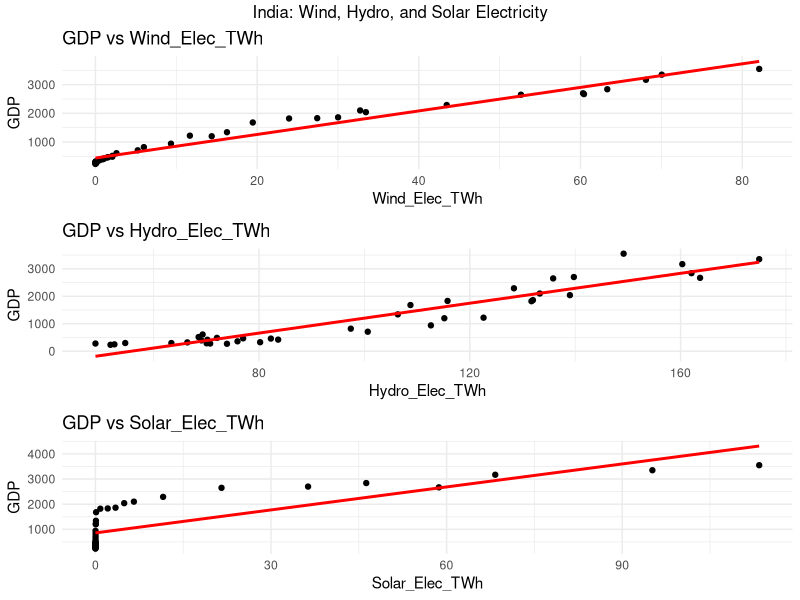
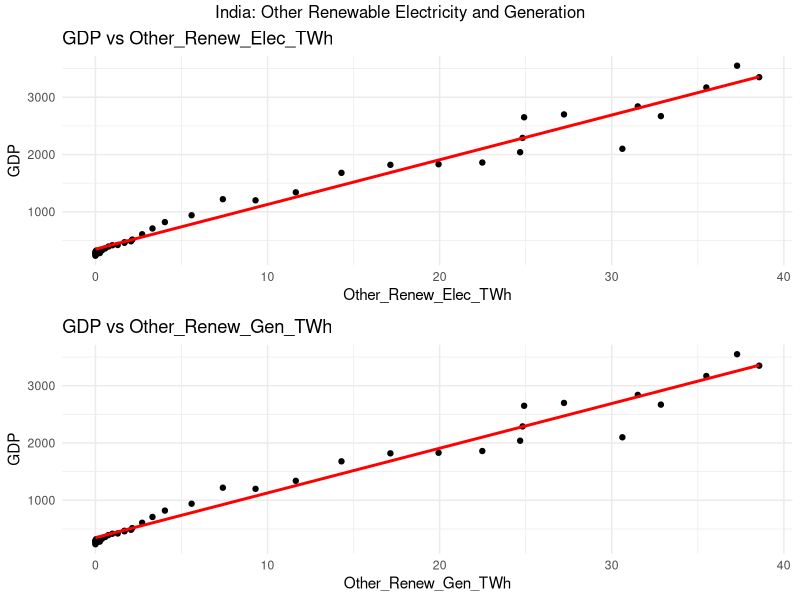
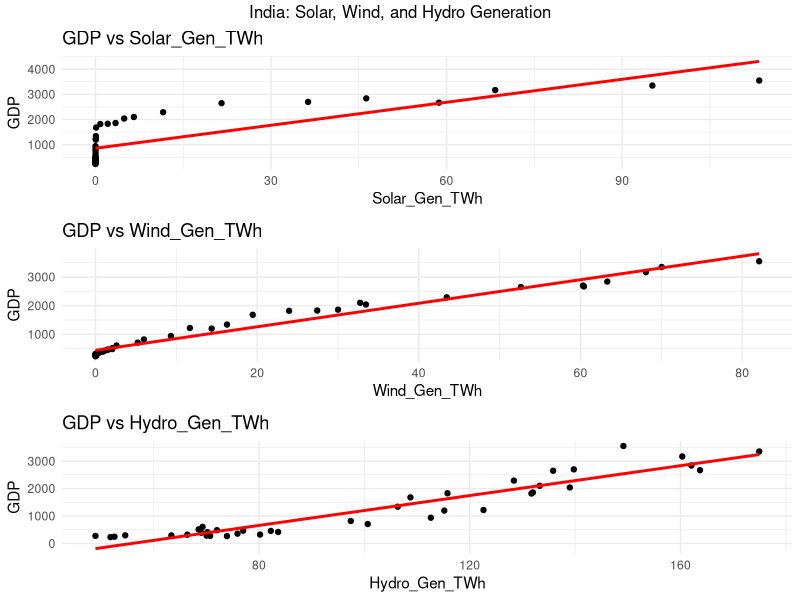
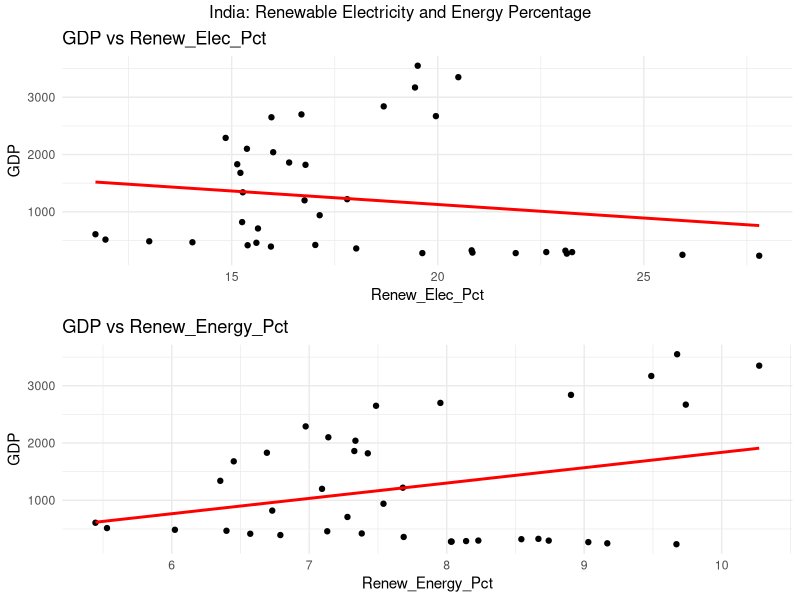
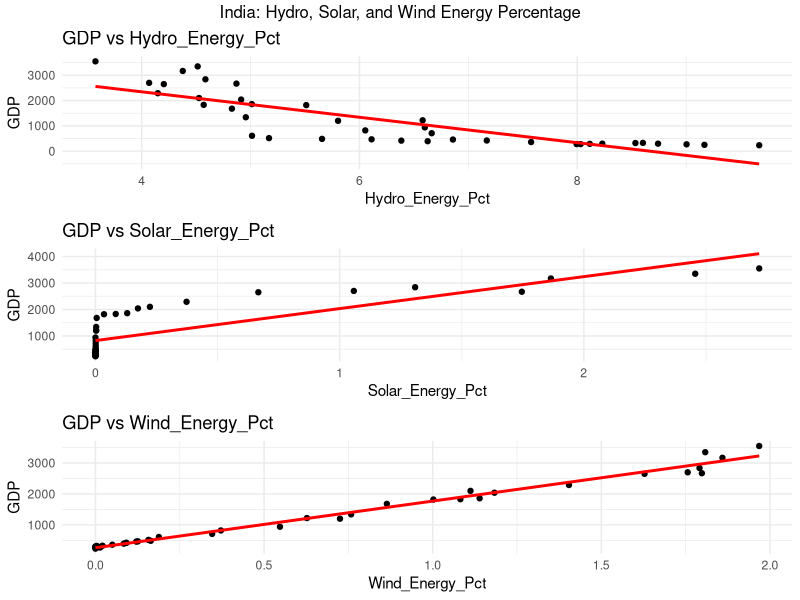
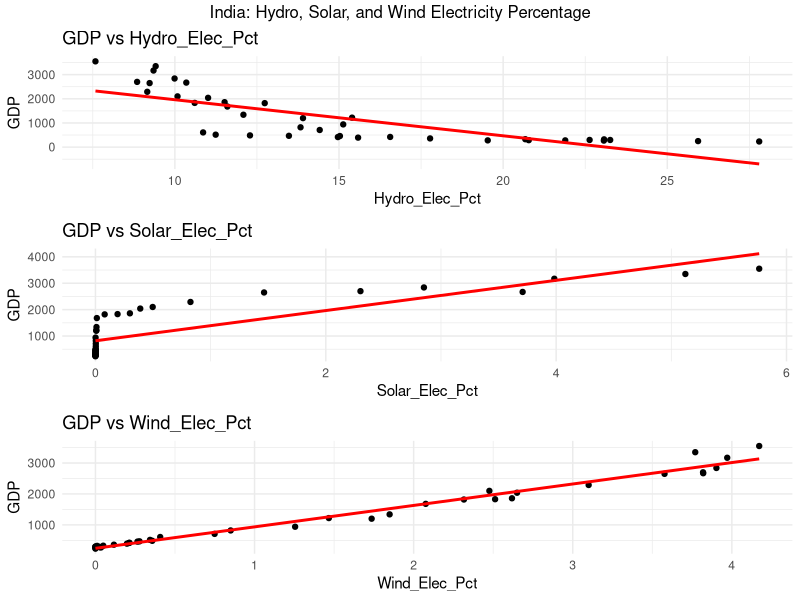
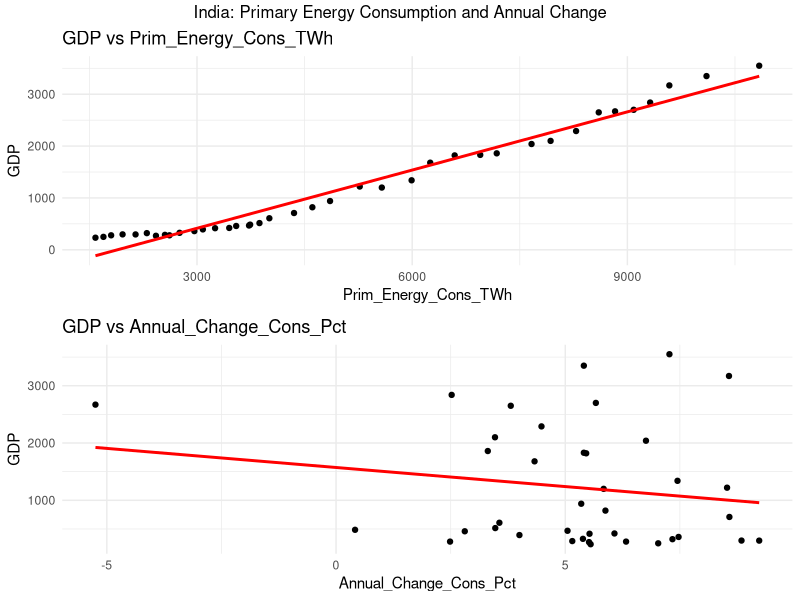
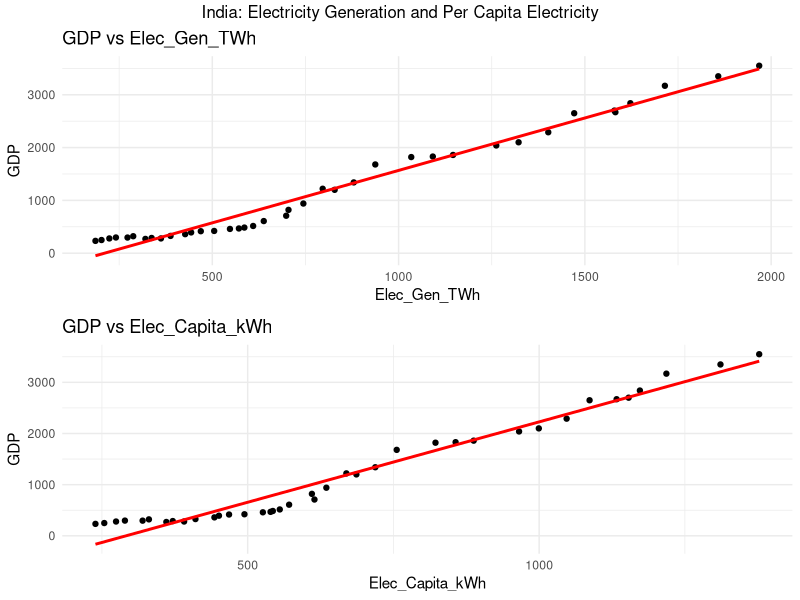

Recreate these plots in R, in order.
# Load necessary libraries
library(dplyr)
library(readr)
library(writexl)
library(tidyr)
library(ggplot2)
library(gridExtra)

# Load data
data <- read.csv("master_data_with_gdp.csv")

# Create a dataframe to store p-values and their significance
p_values_df <- data.frame(
  Country = character(),
  Variable = character(),
  P_Value = numeric(),
  Significant_0.05 = logical(),
  Significant_0.01 = logical(),
  Significant_0.001 = logical(),
  stringsAsFactors = FALSE
)

# Filter data for each country
data_india <- data %>% filter(Entity == 'India')
data_china <- data %>% filter(Entity == 'China')
data_usa <- data %>% filter(Entity == 'United States')

# Function to plot GDP vs. a given variable with a linear regression line and title
plot_regression <- function(df, x_var, y_var, country_name) {
  # Perform linear regression
  model <- lm(as.formula(paste(y_var, "~", x_var)), data = df)
  # Print summary of the model to get significance of correlation
  model_summary <- summary(model)
  print(model_summary)
  
  # Extract p-value and correlation significance
  p_value <- coef(model_summary)[2, 4]  # p-value for the predictor
  cat("P-value for", x_var, "in", country_name, ":", p_value, "\n")
  
  # Determine significance
  significant_0.05 <- p_value < 0.05
  significant_0.01 <- p_value < 0.01
  significant_0.001 <- p_value < 0.001
  
  # Store p-value and significance in the dataframe
  p_values_df <<- rbind(p_values_df, data.frame(
    Country = country_name,
    Variable = x_var,
    P_Value = p_value,
    Significant_0.05 = significant_0.05,
    Significant_0.01 = significant_0.01,
    Significant_0.001 = significant_0.001
  ))
  
  ggplot(df, aes_string(x = x_var, y = y_var)) +
    geom_point() +
    geom_smooth(method = "lm", se = FALSE, color = "red") +
    labs(title = paste("GDP vs", x_var),
         x = x_var,
         y = "GDP") +
    theme_minimal()
}

# Function to generate plots for a given country and group of variables
generate_plots <- function(data_country, country_name, variables, group_title) {
  plots <- list()
  for (var in variables) {
    cat("\n### Correlation Significance for", group_title, "-", var, "###\n")
    plot <- plot_regression(data_country, var, "GDP", country_name)
    plots <- append(plots, list(plot))
  }
  grid.arrange(grobs = plots, ncol = 1, top = group_title)
}

# Define variable groups
groups <- list(
  c("Wind_Elec_TWh", "Hydro_Elec_TWh", "Solar_Elec_TWh"),
  c("Other_Renew_Elec_TWh", "Other_Renew_Gen_TWh"),
  c("Solar_Gen_TWh", "Wind_Gen_TWh", "Hydro_Gen_TWh"),
  c("Renew_Elec_Pct", "Renew_Energy_Pct"),
  c("Hydro_Energy_Pct", "Solar_Energy_Pct", "Wind_Energy_Pct"),
  c("Hydro_Elec_Pct", "Solar_Elec_Pct", "Wind_Elec_Pct"),
  c("Prim_Energy_Cons_TWh", "Annual_Change_Cons_Pct"),
  c("Elec_Gen_TWh", "Elec_Capita_kWh")
)

# Titles for each group
group_titles <- c(
  "Wind, Hydro, and Solar Electricity",
  "Other Renewable Electricity and Generation",
  "Solar, Wind, and Hydro Generation",
  "Renewable Electricity and Energy Percentage",
  "Hydro, Solar, and Wind Energy Percentage",
  "Hydro, Solar, and Wind Electricity Percentage",
  "Primary Energy Consumption and Annual Change",
  "Electricity Generation and Per Capita Electricity"
)

# Generate and display plots for each group for India
for (i in seq_along(groups)) {
  generate_plots(data_india, "India", groups[[i]], paste("India:", group_titles[i]))
}

# Repeat for China
group_titles_china <- sub("India", "China", group_titles)
for (i in seq_along(groups)) {
  generate_plots(data_china, "China", groups[[i]], paste("China:", group_titles_china[i]))
}

# Repeat for USA
group_titles_usa <- sub("India", "USA", group_titles)
for (i in seq_along(groups)) {
  generate_plots(data_usa, "USA", groups[[i]], paste("USA:", group_titles_usa[i]))
}

# Print the dataframe with p-values and significance
print(p_values_df)

write_csv(p_values_df, "p_values_df.csv")

